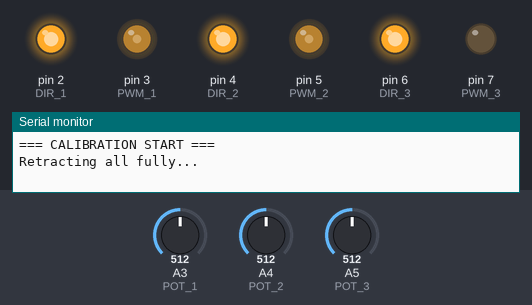
Recording of a sketch running on a simulated Arduino Uno, built with avr-gcc and run on an emulated ATmega328P. Shown: output pins drawn as LEDs (lit = HIGH), the last lines printed to the serial monitor. The test bench sets the inputs (shaded band); at power-on: A3 (POT_1) = 512, A4 (POT_2) = 512, A5 (POT_3) = 512.

Above: at 0.1 s.
At 10.1 s:
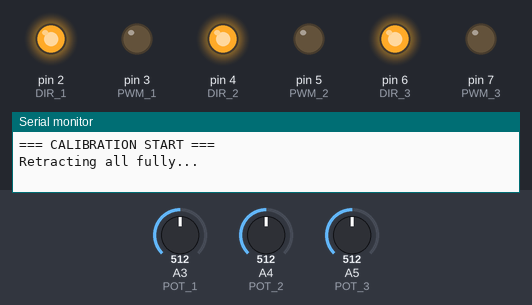
At 13.1 s:
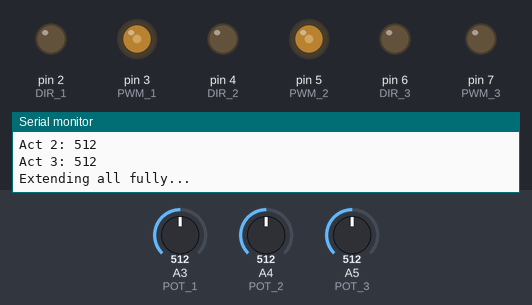
At 23.1 s:
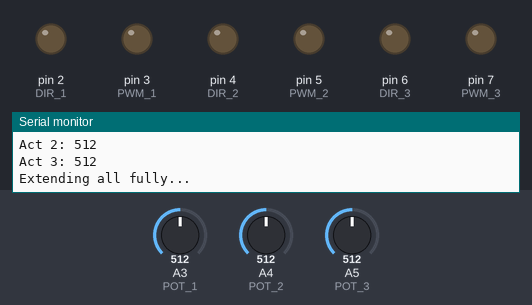
Timing chart, 0 to 24.6 s (numbered marks = the images above):
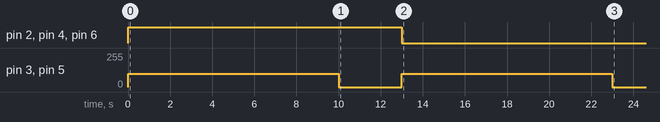

The sketch:

calibrationpot.ino
```cpp
const int DIR_1 = 2,  PWM_1 = 3,  POT_1 = A3;
const int DIR_2 = 4,  PWM_2 = 5,  POT_2 = A4;
const int DIR_3 = 6,  PWM_3 = 7,  POT_3 = A5;

const int SPEED = 100;

void setAll(bool extend) {
  // LOW = extend, HIGH = retract
  digitalWrite(DIR_1, extend ? LOW : HIGH);
  digitalWrite(DIR_2, extend ? LOW : HIGH);
  digitalWrite(DIR_3, extend ? LOW : HIGH);
  analogWrite(PWM_1, SPEED);
  analogWrite(PWM_2, SPEED);
  analogWrite(PWM_3, SPEED);
}

void stopAll() {
  analogWrite(PWM_1, 0);
  analogWrite(PWM_2, 0);
  analogWrite(PWM_3, 0);
}

void setup() {
  pinMode(DIR_1, OUTPUT); pinMode(PWM_1, OUTPUT);
  pinMode(DIR_2, OUTPUT); pinMode(PWM_2, OUTPUT);
  pinMode(DIR_3, OUTPUT); pinMode(PWM_3, OUTPUT);

  Serial.begin(9600);
  Serial.println("=== CALIBRATION START ===");
  Serial.println("Retracting all fully...");

  setAll(false); // retract
  delay(10000);
  stopAll();
  delay(1000);

  int min1 = analogRead(POT_1);
  int min2 = analogRead(POT_2);
  int min3 = analogRead(POT_3);

  Serial.println("--- RETRACTED (MIN) ---");
  Serial.print("Act 1: "); Serial.println(min1);
  Serial.print("Act 2: "); Serial.println(min2);
  Serial.print("Act 3: "); Serial.println(min3);

  delay(2000);
  Serial.println("Extending all fully...");

  setAll(true); // extend
  delay(10000);
  stopAll();
  delay(1000);

  int max1 = analogRead(POT_1);
  int max2 = analogRead(POT_2);
  int max3 = analogRead(POT_3);

  Serial.println("--- EXTENDED (MAX) ---");
  Serial.print("Act 1: "); Serial.println(max1);
  Serial.print("Act 2: "); Serial.println(max2);
  Serial.print("Act 3: "); Serial.println(max3);

  Serial.println("=== CALIBRATION DONE ===");
  Serial.println("Copy these 6 numbers and send them to Claude!");

  stopAll();
}

void loop() {}
```
